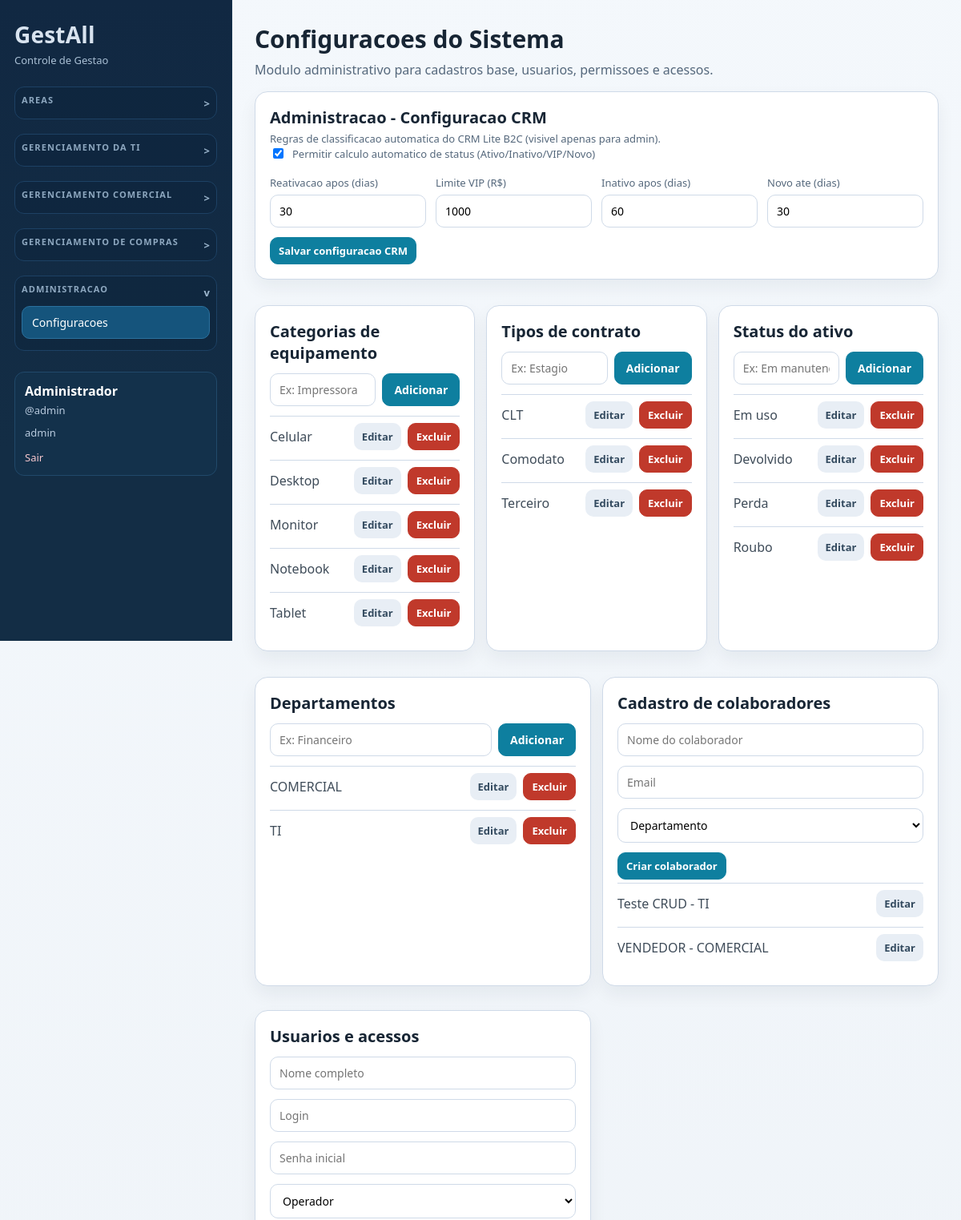
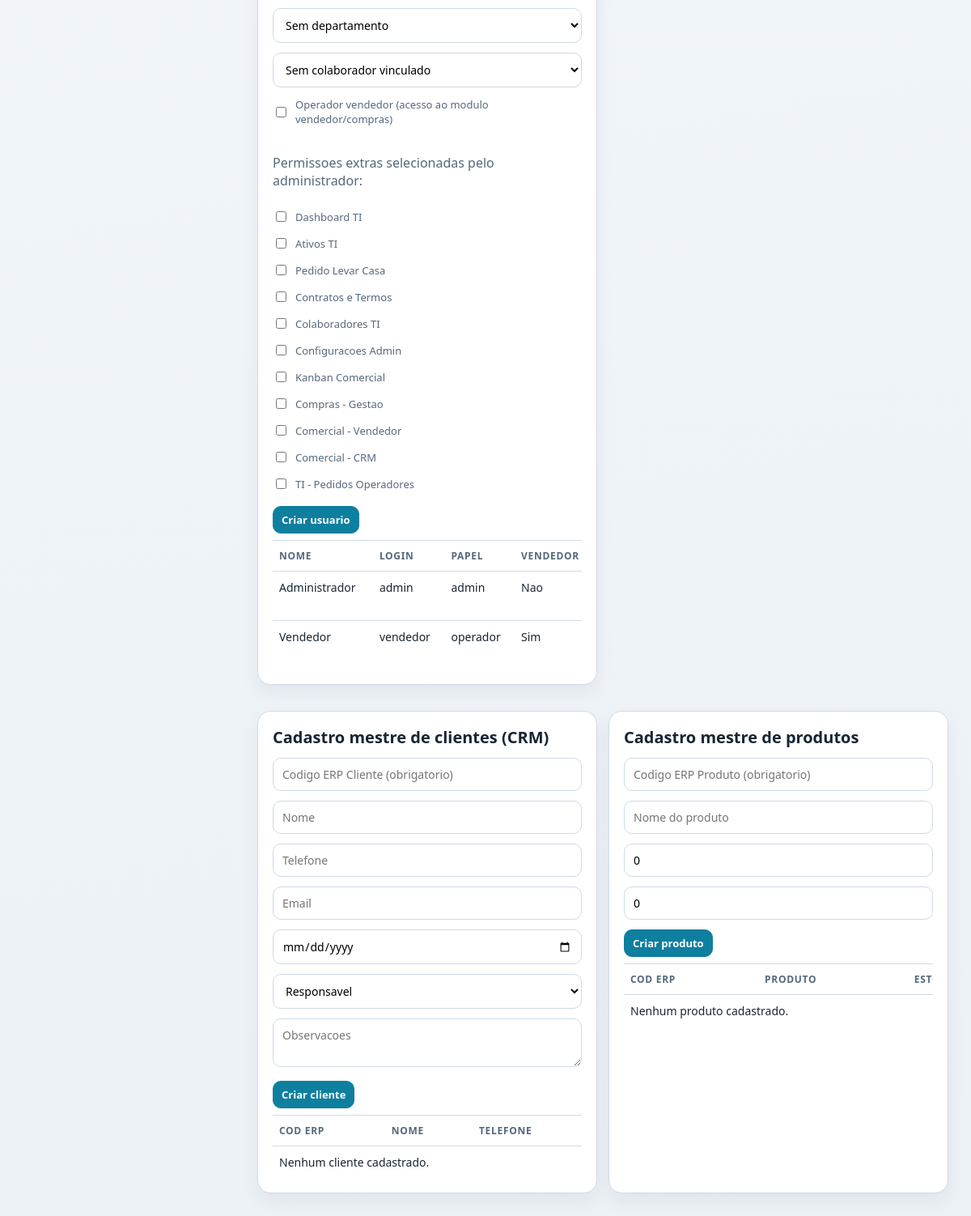
/index.php?r=settings (signed in), run on the app's committed database (2 pictures, top to bottom).
### tables this page shows
CREATE TABLE users (
                id INTEGER PRIMARY KEY AUTOINCREMENT,
                username TEXT NOT NULL UNIQUE,
                password_hash TEXT NOT NULL,
                name TEXT NOT NULL,
                created_at TEXT NOT NULL DEFAULT CURRENT_TIMESTAMP
            , role TEXT NOT NULL DEFAULT 'admin', department_id INTEGER, staff_id INTEGER, is_seller INTEGER NOT NULL DEFAULT 0);

CREATE TABLE crm_settings (
                id INTEGER PRIMARY KEY CHECK (id = 1),
                followup_after_days INTEGER NOT NULL DEFAULT 30,
                updated_by_user_id INTEGER,
                updated_at TEXT, vip_amount_threshold REAL NOT NULL DEFAULT 1000, inactive_after_days INTEGER NOT NULL DEFAULT 60, active_after_days INTEGER NOT NULL DEFAULT 30, new_after_days INTEGER NOT NULL DEFAULT 30, recurrence_window_days INTEGER NOT NULL DEFAULT 90, recurrence_min_purchases INTEGER NOT NULL DEFAULT 3, auto_status_enabled INTEGER NOT NULL DEFAULT 1,
                FOREIGN KEY (updated_by_user_id) REFERENCES users(id) ON DELETE SET NULL
            );

CREATE TABLE equipment_categories (
                id INTEGER PRIMARY KEY AUTOINCREMENT,
                name TEXT NOT NULL UNIQUE,
                created_at TEXT NOT NULL DEFAULT CURRENT_TIMESTAMP
            );

CREATE TABLE contract_types (
                id INTEGER PRIMARY KEY AUTOINCREMENT,
                name TEXT NOT NULL UNIQUE,
                created_at TEXT NOT NULL DEFAULT CURRENT_TIMESTAMP
            );

CREATE TABLE asset_statuses (
                id INTEGER PRIMARY KEY AUTOINCREMENT,
                name TEXT NOT NULL UNIQUE,
                sort_order INTEGER NOT NULL DEFAULT 100,
                created_at TEXT NOT NULL DEFAULT CURRENT_TIMESTAMP
            );

CREATE TABLE departments (
                id INTEGER PRIMARY KEY AUTOINCREMENT,
                name TEXT NOT NULL UNIQUE,
                created_at TEXT NOT NULL DEFAULT CURRENT_TIMESTAMP
            );

CREATE TABLE staff (
                id INTEGER PRIMARY KEY AUTOINCREMENT,
                name TEXT NOT NULL,
                email TEXT,
                department TEXT,
                created_at TEXT NOT NULL DEFAULT CURRENT_TIMESTAMP
            );

### app/Views/ti/settings.php (the view, shortened to what the rows shown need)
<section class="page-head">
    <h1>Configuracoes do Sistema</h1>
</section>
<?php
$crmSettings = $crmSettings ?? [];
$canManageCrmSettings = !empty($canManageCrmSettings);
?>
<?php if ($canManageCrmSettings): ?>
<section id="crm-config" class="card">
    <div class="table-head">
        <div class="card-headline">
            <h2>Administracao - Configuracao CRM</h2>
            <p>Regras de classificacao automatica do CRM Lite B2C (visivel apenas para admin).</p>
        </div>
    </div>
    <form method="post" action="index.php?r=settings.crm.update" class="form-grid four">
        <label class="permission-item full">
            <input type="checkbox" name="auto_status_enabled" value="1" <?= (int) ($crmSettings['auto_status_enabled'] ?? 1) === 1 ? 'checked' : '' ?>>
            <span>Permitir calculo automatico de status (Ativo/Inativo/VIP/Novo)</span>
        </label>
        <div>
            <label for="crm_followup_after_days">Reativacao apos (dias)</label>
            <input id="crm_followup_after_days" type="number" min="1" max="3650" name="followup_after_days" value="<?= (int) ($crmSettings['followup_after_days'] ?? 30) ?>" required>
        </div>
        <div>
            <label for="crm_vip_amount_threshold">Limite VIP (R$)</label>
            <input id="crm_vip_amount_threshold" type="text" name="vip_amount_threshold" value="<?= htmlspecialchars((string) ($crmSettings['vip_amount_threshold'] ?? '1000')) ?>" required>
        </div>
        <div>
            <label for="crm_inactive_after_days">Inativo apos (dias)</label>
            <input id="crm_inactive_after_days" type="number" min="1" max="3650" name="inactive_after_days" value="<?= (int) ($crmSettings['inactive_after_days'] ?? 60) ?>" required>
        </div>
        <div>
            <label for="crm_new_after_days">Novo ate (dias)</label>
            <input id="crm_new_after_days" type="number" min="1" max="3650" name="new_after_days" value="<?= (int) ($crmSettings['new_after_days'] ?? 30) ?>" required>
        </div>
        <div class="actions-inline">
            <button type="submit">Salvar configuracao CRM</button>
        </div>
    </form>
</section>
<?php endif; ?>
<section class="card-grid triple">
    <article class="card">
        <h2>Categorias de equipamento</h2>
        <ul class="simple-list stack-list">
            <?php foreach ($categories as $category): ?>
                <li class="stack-item">
                    <span><?= htmlspecialchars($category['name']) ?></span>
                    <div class="actions-inline">
                        <a class="btn btn-muted" href="index.php?r=settings&category_edit=<?= (int) $category['id'] ?>">Editar</a>
                        <form method="post" action="index.php?r=settings.categories.delete" onsubmit="return confirm('Deseja excluir esta categoria?');">
                            <button class="btn-danger" type="submit">Excluir</button>
                        </form>
                    </div>
                </li>
            <?php endforeach; ?>
        </ul>
    </article>
    <article class="card">
        <h2>Tipos de contrato</h2>
        <ul class="simple-list stack-list">
            <?php foreach ($contractTypes as $contractType): ?>
                <li class="stack-item">
                    <span><?= htmlspecialchars($contractType['name']) ?></span>
                    <div class="actions-inline">
                        <a class="btn btn-muted" href="index.php?r=settings&contract_edit=<?= (int) $contractType['id'] ?>">Editar</a>
                        <form method="post" action="index.php?r=settings.contract-types.delete" onsubmit="return confirm('Deseja excluir este tipo de contrato?');">
                            <button class="btn-danger" type="submit">Excluir</button>
                        </form>
                    </div>
                </li>
            <?php endforeach; ?>
        </ul>
    </article>
    <article class="card">
        <h2>Status do ativo</h2>
        <ul class="simple-list stack-list">
            <?php foreach ($statuses as $status): ?>
                <li class="stack-item">
                    <span><?= htmlspecialchars($status['name']) ?></span>
                    <div class="actions-inline">
                        <a class="btn btn-muted" href="index.php?r=settings&status_edit=<?= (int) $status['id'] ?>">Editar</a>
                        <form method="post" action="index.php?r=settings.statuses.delete" onsubmit="return confirm('Deseja excluir este status?');">
                            <button class="btn-danger" type="submit">Excluir</button>
                        </form>
                    </div>
                </li>
            <?php endforeach; ?>
        </ul>
    </article>
</section>
<section class="card-grid">
    <article class="card">
        <h2>Departamentos</h2>
        <ul class="simple-list stack-list">
            <?php foreach ($departments as $department): ?>
                <li class="stack-item">
                    <span><?= htmlspecialchars((string) $department['name']) ?></span>
                    <div class="actions-inline">
                        <a class="btn btn-muted" href="index.php?r=settings&department_edit=<?= (int) $department['id'] ?>">Editar</a>
                        <form method="post" action="index.php?r=settings.departments.delete" onsubmit="return confirm('Deseja excluir este departamento?');">
                            <button class="btn-danger" type="submit">Excluir</button>
                        </form>
                    </div>
                </li>
            <?php endforeach; ?>
        </ul>
    </article>
    <article class="card">
        <h2>Cadastro de colaboradores</h2>
        <ul class="simple-list stack-list">
            <?php foreach (array_slice($staffMembers, 0, 25) as $staffMember): ?>
                <li class="stack-item">
                    <span>
                        <?= htmlspecialchars((string) $staffMember['name']) ?>
                        <?= !empty($staffMember['department']) ? ' - ' . htmlspecialchars((string) $staffMember['department']) : '' ?>
                    </span>
                    <div class="actions-inline">
                        <a class="btn btn-muted" href="index.php?r=settings&staff_edit=<?= (int) $staffMember['id'] ?>#config-cadastros">Editar</a>
                    </div>
                </li>
            <?php endforeach; ?>
        </ul>
    </article>
    <article class="card">
        <h2>Usuarios e acessos</h2>
        <div class="table-wrap">
            <table>
                <thead>
                    <tr>
                        <th>Nome</th>
                        <th>Login</th>
                        <th>Papel</th>
                        <th>Vendedor</th>
                    </tr>
                </thead>
                <tbody>
                    <?php foreach ($users as $row): ?>
                        <tr>
                            <td><?= htmlspecialchars((string) $row['name']) ?></td>
                            <td><?= htmlspecialchars((string) $row['username']) ?></td>
                            <td><?= htmlspecialchars((string) $row['role']) ?></td>
                            <td><?= (int) ($row['is_seller'] ?? 0) === 1 ? 'Sim' : 'Nao' ?></td>
                        </tr>
                    <?php endforeach; ?>
                </tbody>
            </table>
        </div>
    </article>
</section>
<section id="config-cadastros" class="card-grid">
    <article class="card">
        <h2>Cadastro mestre de clientes (CRM)</h2>
        <div class="table-wrap">
            <table>
                <thead>
                    <tr>
                        <th>Cod ERP</th>
                        <th>Nome</th>
                        <th>Telefone</th>
                    </tr>
                </thead>
            </table>
        </div>
    </article>
    <article class="card">
        <h2>Cadastro mestre de produtos</h2>
        <div class="table-wrap">
            <table>
                <thead>
                    <tr>
                        <th>Cod ERP</th>
                        <th>Produto</th>
                        <th>Estoque</th>
                    </tr>
                </thead>
            </table>
        </div>
    </article>
</section>

### app/Views/partials/header.php (shortened to what the rows shown need)
<?php
$user = Auth::user();
$hideMenu = $hideMenu ?? false;
?>
<!doctype html>
<html lang="pt-BR">
<head>
    <link rel="stylesheet" href="assets/style.css">
</head>
<body>
<div class="layout">
    <?php if (!$hideMenu): ?>
        <aside class="sidebar" id="sidebar">
            <?php if ($user): ?>
                <div class="user-box">
                    <p class="user-name"><?= htmlspecialchars($user['name']) ?></p>
                    <p class="user-login">@<?= htmlspecialchars($user['username']) ?></p>
                    <p class="user-login"><?= htmlspecialchars((string) ($user['role'] ?? '')) ?><?= !empty($user['department_name']) ? ' - ' . htmlspecialchars((string) $user['department_name']) : '' ?></p>
                    <a class="logout-link" href="index.php?r=logout">Sair</a>
                </div>
            <?php endif; ?>
        </aside>
    <?php endif; ?>
    <main class="content">

### data on the page
users: name "Administrador", username "admin", role "admin", is_seller "Nao"
crm_settings: auto_status_enabled "☑", followup_after_days "30", vip_amount_threshold "1000", inactive_after_days "60", new_after_days "30"
equipment_categories: name "Celular"
equipment_categories: name "Desktop"
equipment_categories: name "Monitor"
equipment_categories: name "Notebook"
equipment_categories: name "Tablet"
contract_types: name "CLT"
contract_types: name "Comodato"
contract_types: name "Terceiro"
asset_statuses: name "Em uso"
asset_statuses: name "Devolvido"
asset_statuses: name "Perda"
asset_statuses: name "Roubo"
departments: name "COMERCIAL"
departments: name "TI"
staff: name "Teste CRUD", department "TI"
staff: name "VENDEDOR", department "COMERCIAL"
users: name "Vendedor", username "vendedor", role "operador", is_seller "Sim"

### other printed values
$group['label'] "Dashboard TI"
$group['label'] "Ativos TI"
$group['label'] "Pedido Levar Casa"
$group['label'] "Contratos e Termos"
$group['label'] "Colaboradores TI"
$group['label'] "Configuracoes Admin"
$group['label'] "Kanban Comercial"
$group['label'] "Compras - Gestao"
$group['label'] "Comercial - Vendedor"
$group['label'] "Comercial - CRM"
$group['label'] "TI - Pedidos Operadores"
